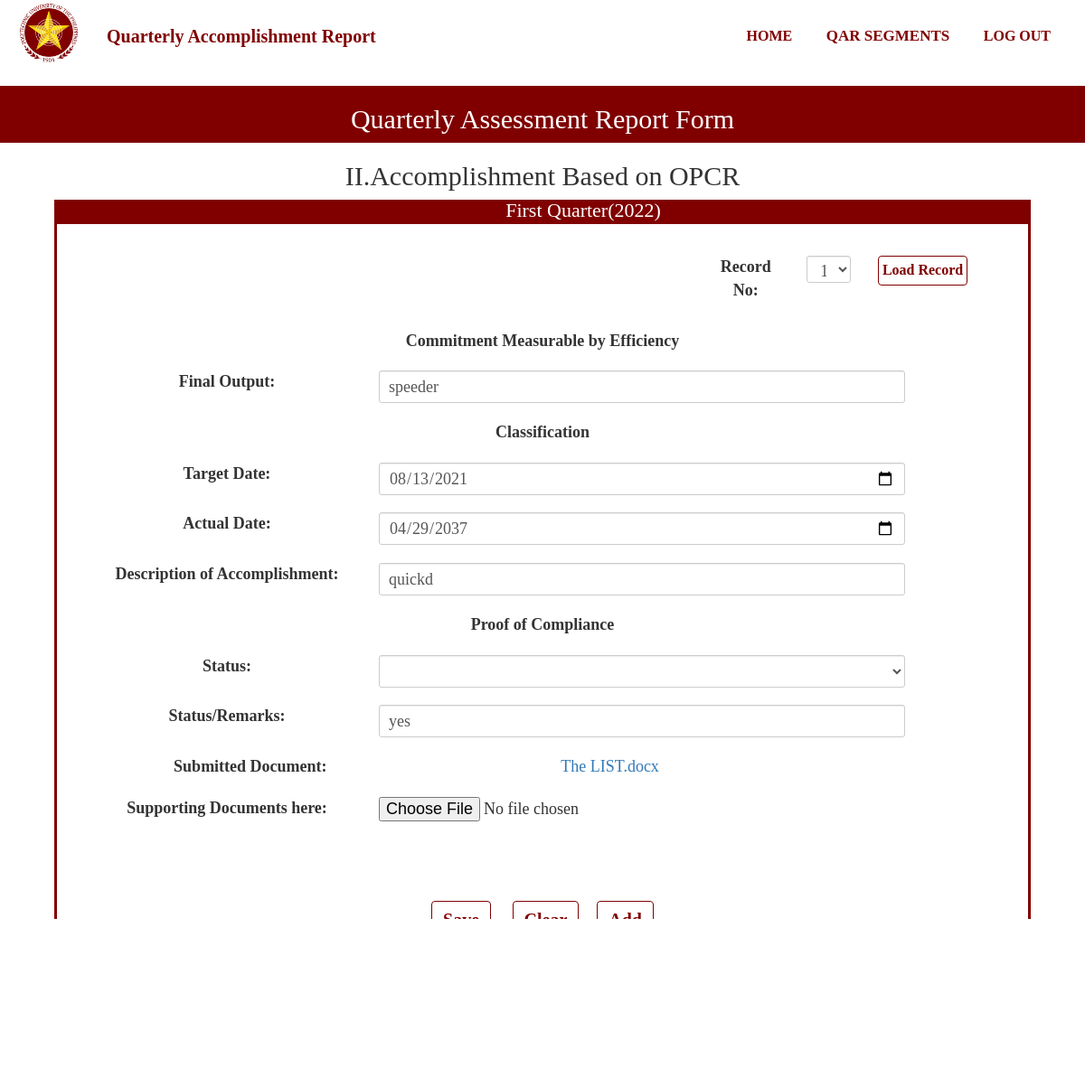
/AccomplishmentOPCR2.php?Record=1 (signed in), run on the app's committed database.
### tables this page shows
CREATE TABLE `quarter` (
  `QuarterId` bigint(11) NOT NULL,
  `QuarterPart` varchar(50) NOT NULL,
  `QuarterStart` date NOT NULL,
  `QuarterEnd` date NOT NULL,
  `QuarterProgress` varchar(50) NOT NULL,
  `YearId` bigint(20) NOT NULL
);

CREATE TABLE `schoolyear` (
  `YearId` bigint(20) NOT NULL,
  `SchoolYear` varchar(50) NOT NULL
);

CREATE TABLE `user` (
  `UserId` bigint(20) NOT NULL,
  `UserName` varchar(50) NOT NULL,
  `UserPassword` varchar(20) NOT NULL,
  `UserLevel` varchar(20) NOT NULL,
  `RealName` varchar(50) NOT NULL,
  `College` varchar(50) NOT NULL,
  `Faculty_id` bigint(20) NOT NULL,
  `UserEmail` varchar(100) NOT NULL,
  `code` int(11) NOT NULL,
  `UserPhoto` varchar(100) NOT NULL
);

CREATE TABLE `opcre` (
  `OeId` bigint(20) NOT NULL,
  `SubmissionId` bigint(20) NOT NULL,
  `OeOutput` varchar(50) NOT NULL,
  `OeTargetDate` date NOT NULL,
  `OeActualDate` date NOT NULL,
  `OeDesc` varchar(50) NOT NULL,
  `OeStatus` varchar(50) NOT NULL,
  `OeRemarks` varchar(50) NOT NULL,
  `OeFilename` varchar(100) NOT NULL,
  `OeTempName` varchar(100) NOT NULL,
  `RevStat` int(11) NOT NULL
);

### functions.php (called while the page is built, shortened)
<?php
function check_login($con)
{
    if(isset($_SESSION['UserId']))
    {
        $id = $_SESSION['UserId'];
        $query = "select * from user where UserId = '$id' limit 1";
        $result = mysqli_query($con,$query);
        if($result && mysqli_num_rows($result)>0)
        {
            $user_data = mysqli_fetch_assoc($result);
            return $user_data;
        }
    }
    die;
}
?>

### AccomplishmentOPCR2.php (the view, shortened to what this page needs)
<?php
include("connection.php");
include("functions.php");
include("navbar.php");
$user_data = check_login($con);
$test = $user_data['UserId'];
$resul = $con->query("SELECT OeId FROM opcre WHERE SubmissionId = (SELECT SubmissionId FROM submission WHERE UserId = '$test' AND (SubmissionStatus = 'Ongoing' OR SubmissionStatus = 'Submitted') AND QuarterId = (SELECT QuarterId FROM quarter WHERE QuarterProgress='Ongoing')) ORDER BY OeId DESC");
$quarter = $con->query("SELECT QuarterPart FROM quarter WHERE QuarterProgress = 'Ongoing'");
$quarteryear = $con->query("SELECT SchoolYear FROM schoolyear WHERE YearId = (SELECT YearId FROM quarter WHERE QuarterProgress = 'Ongoing')");
while($qu = $quarter->fetch_assoc())
{
    $q = $qu['QuarterPart'];
}
while($quy = $quarteryear->fetch_assoc())
{
    $qy = $quy['SchoolYear'];
}
?>
<section id="inner-headline">
    <div class="container">
        <div class="row">
            <div class="col-lg-12">
                <h2 class="pageTitle">Quarterly Assessment Report Form</h2>
            </div>
        </div>
    </div>
</section>
<section id="Form-banner">
    <div class="container">
        <div class="row">
            <div class="col-lg-12">
                <h2 class="pageTitle">II.Accomplishment Based on OPCR</h2>
            </div>
        </div>
    </div>
</section>
<section id="part-banner">
    <div class="container">
        <div class="row">
            <div class="col-lg-12">
            <h4 style="margin:0 auto; padding:0; text-align:center;" class="pageTitle"><?php echo $q; echo "($qy)";?></h4>
            </div>
        </div>
    </div>
</section>
<div class="Form-Group1">
    <form action="" method="GET">
        <div class="form-group">
            <div class="col-md-4"style="margin:15px; float:right;">
                <label class="col-md-4 control-label" for="Status">Record No:</label>
                <div class="col-lg-3">
                <select class="form-control input-sm" name="Record" id="Record">
                    <?php
                            if($resul->num_rows == 0)
                            {
                                echo "<option value=''>1</option>";
                            }
                        ?>
                    </select>
                </div>
                <div class="col-lg-2">
                    <button class="btn btn-primary" style="padding:4px; font-size:16px; margin:0 auto;" type="load" onclick="return confirm('Do you want to load this record?');">Load Record</button>
                </div>
            </div>
        </div>
    </form>
    <form name="actorInsert" onSubmit="return ValidateActInsert()" action="Insert/OPCR2Insert.php" method="POST" enctype="multipart/form-data">
        <?php
            $output = null;
            $datefrom = null;
            $dateto = null;
            $desc = null;
            $status = null;
            $remarks = null;
            $file = null;
            if(isset($_GET['Record']))
            {
                $stat = ("UPDATE addstat SET stat = 0 WHERE id = 1");
                mysqli_query($con,$stat);
                $record = $_GET['Record'];
            }
            $query = "SELECT * FROM opcre WHERE OeId = '$record'";
            $query_run = mysqli_query($con,$query);
            if(mysqli_num_rows($query_run)>0)
            {
                foreach($query_run as $row)
                {
                    $output = $row['OeOutput'];
                    $datefrom = $row['OeTargetDate'];
                    $dateto = $row['OeActualDate'];
                    $desc = $row['OeDesc'];
                    $status = $row['OeStatus'];
                    $remarks = $row['OeRemarks'];
                    $file = $row['OeTempName'];
                    $original = $row['OeFilename'];
                }
            }
        ?>
        <div class= "col-md-12">
            <label>Commitment Measurable by Efficiency</label>
        </div>
        <div class="form-group">
            <div class="col-md-11">
                <label class="col-md-4 control-label" for="FNAME">Final Output:</label>
                <div class="col-md-8">
                    <input name="output" class="form-control input-sm" placeholder="" type="text" value="<?php echo $output; ?>" minlength="3" maxlength="80" onkeyup="javascript:capitalize(this.id, this.value);" autocomplete="off" required>
                </div>
            </div>
        </div>
        <div class= "col-md-12">
            <label>Classification</label>
        </div>
        <div class="form-group">
            <div class="rows">
                <div class="col-md-11">
                    <label class="col-md-4 control-label" for="FNAME">Target Date:</label>
                    <div class="col-md-8">
                        <input name="datefrom"  class="form-control input-sm" placeholder="" type="date" value="<?php echo $datefrom;?>"  onkeyup="javascript:capitalize(this.id, this.value);" autocomplete="off" required>
                    </div>
                </div>
            </div>
        </div>
        <div class="form-group">
            <div class="rows">
                <div class="col-md-11">
                    <label class="col-md-4 control-label" for="FNAME">Actual Date:</label>
                    <div class="col-md-8">
                        <input name="dateto" class="form-control input-sm" placeholder="" type="date" value="<?php echo $dateto;?>"  onkeyup="javascript:capitalize(this.id, this.value);" autocomplete="off" required>
                    </div>
                </div>
            </div>
        </div>
        <div class="form-group">
            <div class="col-md-11">
                <label class="col-md-4 control-label" for="FNAME">Description of Accomplishment:</label>
                <div class="col-md-8">
                    <input name="desc" class="form-control input-sm" placeholder="" type="text" value="<?php echo $desc;?>" minlength="3" maxlength="80" onkeyup="javascript:capitalize(this.id, this.value);" autocomplete="off" required>
                </div>
            </div>
        </div>
        <div class= "col-md-12">
            <label>Proof of Compliance</label>
        </div>
        <div class="form-group">
            <div class="col-md-11"style="margin-bottom:15px;">
                <label class="col-md-4 control-label" for="Status">Status:</label>
                <div class="col-md-8">
                    <select class="form-control input-sm" name="status" id="Status" value="<?php echo $status;?>"  minlength="3" maxlength="80" required>
                        <option value=""></option>
                        <option value="Ongoing">Ongoing</option>
                    </select>
                </div>
            </div>
        </div>
        <div class="form-group">
            <div class="col-md-11">
                <label class="col-md-4 control-label" for="FNAME">Status/Remarks:</label>
                <div class="col-md-8">
                    <input name="remarks" class="form-control input-sm" placeholder="" type="text" value="<?php echo $remarks;?>"  minlength="3" maxlength="80" onkeyup="javascript:capitalize(this.id, this.value);" autocomplete="off" required>
                </div>
            </div>
        </div>
        <?php
            if(mysqli_num_rows($query_run)>0)
            {
                $download = 'uploads/'.$file;
                echo "<div class='col-md-11'><label class='col-md-5'>Submitted Document:</label> <a class='col-md-5' href= '".$download."' download>".$original."</a></div>
                <div class='panel-body'>
                    <div class='col-md-11'>
                        <label class='col-md-4'>Supporting Documents here:</label>
                        <input class = 'col-md-7' name='file' type='file' value=''>
                    </div>
                </div>
                ";
            }
        ?>
        <div class="Button-group">
            <button class="btn btn-primary" name="submit" value="submit" type="submit" style="font-weight: bold;" onclick="return confirm('Save submission for this segment?');">Save</span></button>
            <?php
                if(mysqli_num_rows($query_run)>0)
                {
                    echo '<button class="btn btn-primary" name="reseter" value="reseter" type="reseter" style="font-weight: bold;" onclick="return confirm(\'This will Delete The Record. Proceed?\');">Clear</span></button>';
                    echo '<button class="btn btn-primary" name="add" value="add" type="add" style="font-weight: bold;" onclick="return confirm(\'Add Another Record?\');">Add</span></button>';
                }
                else
                {
                    echo '<button class="btn btn-primary" name="reset" value="reset" type="reset" style="font-weight: bold;" onclick="return confirm(\'Are you sure?\');">Clear</span></button>';
                }
            ?>
        </div>
    </form>
</div>
<div class="Button-group">
    <div class="border border-light p-3 mb-4">
        <button id="backbtn" class="btn btn-primarys" name="submit" type="submit" style="font-weight: bold;">Previous</span></button>
        <button id="skipbtn" class="btn btn-primarys" name="submit" type="submit" style="font-weight: bold;">Next</span></button>
    </div>
</div>

### style.css (style rules this page uses)
* { padding: 0; margin: 0; text-decoration: none; list-style: none; box-sizing: border-box; }
body { font-family:montseratt; }
#inner-headline { background:#800000; background-size: cover; background-repeat: no-repeat; position: relative; margin: 0;padding: 0; font-family:montseratt; }
#inner-headline h2.pageTitle { color: white; display:block; text-transform: capitalize; text-align: center; }
#Form-banner { text-align: center; margin: 0; padding: 0; font-family:montseratt; }
#part-banner { padding: 0; font-family:montseratt; margin: 0; background-color: #800000; width: 90%; margin: auto; color: white; }
.col-lg-12 h4 { font-size: 22px; }
.Button-group { margin:0 auto; padding: 30px; text-align: center; }
.btn-primary { margin: 20px; font-size: 20px; font-weight: bold; color:#800000; background-color:white; border-color:#800000; }
.btn-primarys { margin: 20px; font-size: 20px; font-weight: bold; background-color:#800000; border-color:#800000; color:white; }
.form-group { margin:0 auto; text-align: center; padding: 20px; font-size: 16px; }
.panel-body { margin:0 auto; text-align: center; padding: 20px; font-size: 16px; }
.btn-primary { margin: 10px; font-size: 20px; font-weight: bold; color:#800000; background-color:white; border-color:#800000; }
.col-md-11 { margin-bottom: 15px; font-size: 18px; }
.col-md-11 select { height: 36px; font-size: 18px; }
.col-md-12 { font-size: 18px; margin-bottom: 15px; }
.col-md-8 input { height: 36px; font-size: 18px; }
.panel-body { font-size: 18px; }
.col-md-4 { margin-bottom: 15px; }
.col-md-4 select { height: 30px; font-size: 18px; }
.col-md-4 label { font-size: 18px; }
.form-control { height: 30px; font-size: 18px; }
.Form-Group1 { width: 90%; text-align: center; margin: auto; padding: 0; border-color: #800000; border-style: solid; height: auto; }

### data on the page
quarter: QuarterPart "First Quarter"
schoolyear: SchoolYear "2022"
opcre: output "speeder", datefrom "08/13/2021", dateto "04/29/2037", desc "quickd", remarks "yes", OeFilename "The LIST.docx"
